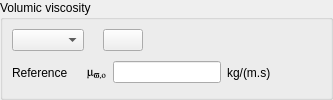
    <widget class="QGroupBox" name="groupBoxViscv0">
     <property name="toolTip">
      <string>&lt;html&gt;&lt;head/&gt;&lt;body&gt;&lt;p&gt;&lt;span style=&quot; font-size:9pt;&quot;&gt;Define the fluid volumic viscosity. It can be either constant, in which case the reference value must be completed, or variable and then the formula editor must be filled. Useful only with compressible flows.&lt;/span&gt;&lt;/p&gt;&lt;p&gt;&lt;span style=&quot; font-size:9pt;&quot;&gt;(code_saturne key word: &lt;/span&gt;&lt;span style=&quot; font-size:9pt; font-weight:600;&quot;&gt;IVISCV&lt;/span&gt;&lt;span style=&quot; font-size:9pt;&quot;&gt;)&lt;/span&gt;&lt;/p&gt;&lt;/body&gt;&lt;/html&gt;</string>
     </property>
     <property name="title">
      <string>Volumic viscosity</string>
     </property>
     <layout class="QHBoxLayout">
      <property name="spacing">
       <number>6</number>
      </property>
      <property name="leftMargin">
       <number>9</number>
      </property>
      <property name="topMargin">
       <number>9</number>
      </property>
      <property name="rightMargin">
       <number>9</number>
      </property>
      <property name="bottomMargin">
       <number>9</number>
      </property>
      <item>
       <layout class="QVBoxLayout">
        <property name="spacing">
         <number>6</number>
        </property>
        <property name="leftMargin">
         <number>0</number>
        </property>
        <property name="topMargin">
         <number>0</number>
        </property>
        <property name="rightMargin">
         <number>0</number>
        </property>
        <property name="bottomMargin">
         <number>0</number>
        </property>
        <item>
         <layout class="QHBoxLayout">
          <property name="spacing">
           <number>6</number>
          </property>
          <property name="leftMargin">
           <number>0</number>
          </property>
          <property name="topMargin">
           <number>0</number>
          </property>
          <property name="rightMargin">
           <number>0</number>
          </property>
          <property name="bottomMargin">
           <number>0</number>
          </property>
          <item>
           <layout class="QHBoxLayout">
            <property name="spacing">
             <number>6</number>
            </property>
            <property name="leftMargin">
             <number>0</number>
            </property>
            <property name="topMargin">
             <number>0</number>
            </property>
            <property name="rightMargin">
             <number>0</number>
            </property>
            <property name="bottomMargin">
             <number>0</number>
            </property>
            <item>
             <widget class="QComboBox" name="comboBoxViscv0">
              <property name="toolTip">
               <string>&lt;html&gt;&lt;head/&gt;&lt;body&gt;&lt;p&gt;&lt;span style=&quot; font-size:9pt;&quot;&gt;Fill the formula editor in case of a variable fluid volumic viscosity.&lt;/span&gt;&lt;/p&gt;&lt;/body&gt;&lt;/html&gt;</string>
              </property>
             </widget>
            </item>
            <item>
             <spacer>
              <property name="orientation">
               <enum>Qt::Horizontal</enum>
              </property>
              <property name="sizeHint" stdset="0">
               <size>
                <width>13</width>
                <height>22</height>
               </size>
              </property>
             </spacer>
            </item>
            <item>
             <widget class="QPushButton" name="pushButtonViscv0">
              <property name="toolTip">
               <string>&lt;html&gt;&lt;head/&gt;&lt;body&gt;&lt;p&gt;&lt;span style=&quot; font-size:9pt;&quot;&gt;Fill the formula editor in case of a variable fluid volumic viscosity.&lt;/span&gt;&lt;/p&gt;&lt;/body&gt;&lt;/html&gt;</string>
              </property>
              <property name="text">
               <string/>
              </property>
              <property name="icon">
               <iconset resource="resources_pages.qrc">
                <normaloff>:data/icons/22x22/edit-find-replace.png</normaloff>:data/icons/22x22/edit-find-replace.png</iconset>
              </property>
              <property name="iconSize">
               <size>
                <width>22</width>
                <height>22</height>
               </size>
              </property>
             </widget>
            </item>
           </layout>
          </item>
          <item>
           <spacer>
            <property name="orientation">
             <enum>Qt::Horizontal</enum>
            </property>
            <property name="sizeHint" stdset="0">
             <size>
              <width>17</width>
              <height>17</height>
             </size>
            </property>
           </spacer>
          </item>
         </layout>
        </item>
        <item>
         <layout class="QHBoxLayout">
          <property name="spacing">
           <number>6</number>
          </property>
          <property name="leftMargin">
           <number>0</number>
          </property>
          <property name="topMargin">
           <number>0</number>
          </property>
          <property name="rightMargin">
           <number>0</number>
          </property>
          <property name="bottomMargin">
           <number>0</number>
          </property>
          <item>
           <widget class="QLabel" name="labelViscv0">
            <property name="toolTip">
             <string>&lt;html&gt;&lt;head/&gt;&lt;body&gt;&lt;p&gt;&lt;span style=&quot; font-size:9pt;&quot;&gt;Define the volumic viscosity reference value in kg/(m/s). If the volumic viscosity is variable, this value will be used for the initialization.&lt;/span&gt;&lt;/p&gt;&lt;p&gt;&lt;span style=&quot; font-size:9pt;&quot;&gt;(code_saturne key word: &lt;/span&gt;&lt;span style=&quot; font-size:9pt; font-weight:600;&quot;&gt;VISCV0&lt;/span&gt;&lt;span style=&quot; font-size:9pt;&quot;&gt;)&lt;/span&gt;&lt;/p&gt;&lt;/body&gt;&lt;/html&gt;</string>
            </property>
            <property name="text">
             <string>Reference</string>
            </property>
           </widget>
          </item>
          <item>
           <spacer>
            <property name="orientation">
             <enum>Qt::Horizontal</enum>
            </property>
            <property name="sizeHint" stdset="0">
             <size>
              <width>13</width>
              <height>22</height>
             </size>
            </property>
           </spacer>
          </item>
          <item>
           <widget class="QLabel" name="labelVarViscv0">
            <property name="font">
             <font>
              <family>Standard Symbols L</family>
             </font>
            </property>
            <property name="toolTip">
             <string>&lt;html&gt;&lt;head/&gt;&lt;body&gt;&lt;p&gt;&lt;span style=&quot; font-size:9pt;&quot;&gt;Define the volumic viscosity reference value in kg/(m/s). If the volumic viscosity is variable, this value will be used for the initialization.&lt;/span&gt;&lt;/p&gt;&lt;p&gt;&lt;span style=&quot; font-size:9pt;&quot;&gt;(code_saturne key word: &lt;/span&gt;&lt;span style=&quot; font-size:9pt; font-weight:600;&quot;&gt;VISCV0&lt;/span&gt;&lt;span style=&quot; font-size:9pt;&quot;&gt;)&lt;/span&gt;&lt;/p&gt;&lt;/body&gt;&lt;/html&gt;</string>
            </property>
            <property name="text">
             <string>&lt;html&gt;&lt;head/&gt;&lt;body&gt;&lt;p&gt;m&lt;span style=&quot; font-family:'Cantarell'; vertical-align:sub;&quot;&gt;v,o&lt;/span&gt;&lt;/p&gt;&lt;/body&gt;&lt;/html&gt;</string>
            </property>
           </widget>
          </item>
          <item>
           <widget class="QLineEdit" name="lineEditViscv0">
            <property name="toolTip">
             <string>&lt;html&gt;&lt;head/&gt;&lt;body&gt;&lt;p&gt;&lt;span style=&quot; font-size:9pt;&quot;&gt;Define the volumic viscosity reference value in kg/(m/s). If the volumic viscosity is variable, this value will be used for the initialization.&lt;/span&gt;&lt;/p&gt;&lt;p&gt;&lt;span style=&quot; font-size:9pt;&quot;&gt;(code_saturne key word: &lt;/span&gt;&lt;span style=&quot; font-size:9pt; font-weight:600;&quot;&gt;VISCV0&lt;/span&gt;&lt;span style=&quot; font-size:9pt;&quot;&gt;)&lt;/span&gt;&lt;/p&gt;&lt;/body&gt;&lt;/html&gt;</string>
            </property>
           </widget>
          </item>
          <item>
           <widget class="QLabel" name="labelUnitViscv0">
            <property name="toolTip">
             <string>&lt;html&gt;&lt;head/&gt;&lt;body&gt;&lt;p&gt;&lt;span style=&quot; font-size:9pt;&quot;&gt;Define the volumic viscosity reference value in kg/(m/s). If the volumic viscosity is variable, this value will be used for the initialization.&lt;/span&gt;&lt;/p&gt;&lt;p&gt;&lt;span style=&quot; font-size:9pt;&quot;&gt;(code_saturne key word: &lt;/span&gt;&lt;span style=&quot; font-size:9pt; font-weight:600;&quot;&gt;VISCV0&lt;/span&gt;&lt;span style=&quot; font-size:9pt;&quot;&gt;)&lt;/span&gt;&lt;/p&gt;&lt;/body&gt;&lt;/html&gt;</string>
            </property>
            <property name="text">
             <string>kg/(m.s)</string>
            </property>
           </widget>
          </item>
         </layout>
        </item>
       </layout>
      </item>
      <item>
       <spacer>
        <property name="orientation">
         <enum>Qt::Horizontal</enum>
        </property>
        <property name="sizeHint" stdset="0">
         <size>
          <width>50</width>
          <height>22</height>
         </size>
        </property>
       </spacer>
      </item>
     </layout>
    </widget>
